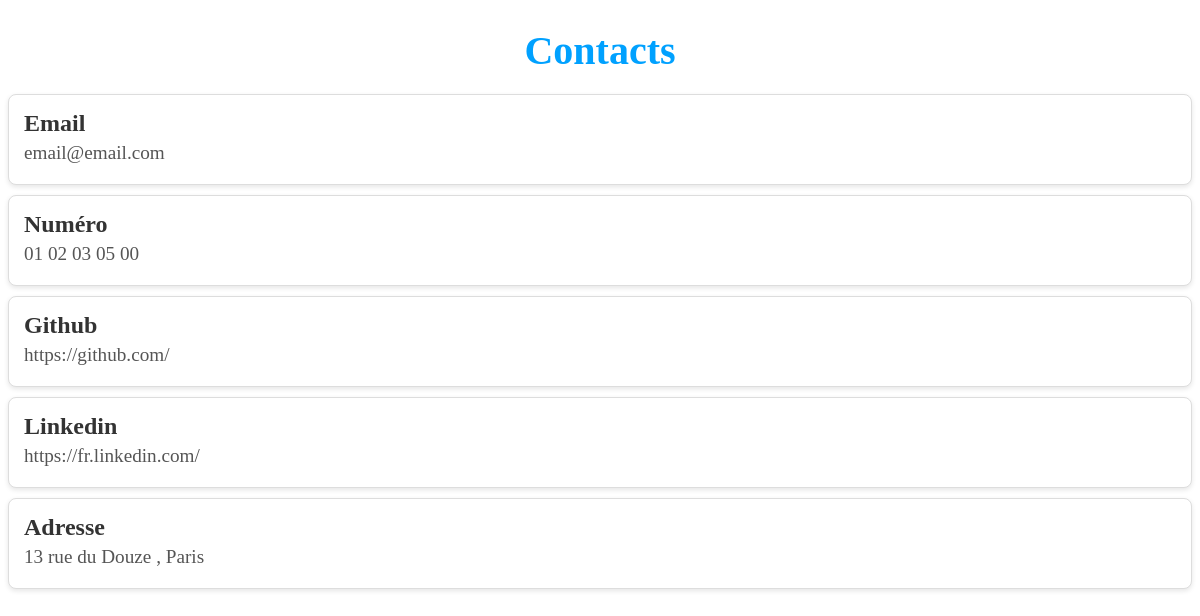
/contacts.php, run on the app's committed database.
### tables this page shows
CREATE TABLE `personne_info` (
  `id` int(255) NOT NULL,
  `nom` varchar(25) NOT NULL,
  `prenom` varchar(25) NOT NULL,
  `nationalite` varchar(25) NOT NULL,
  `numero` varchar(25) NOT NULL,
  `email` varchar(25) NOT NULL,
  `linkedin` varchar(250) NOT NULL,
  `adresse` varchar(250) NOT NULL,
  `github` varchar(250) NOT NULL,
  `profil` text NOT NULL,
  `date_naissance` varchar(15) NOT NULL,
  `couleur_cv` text NOT NULL,
  `logo_site` text NOT NULL,
  `diplome_profil` text NOT NULL
);

### contacts.php (the view, shortened to what this page needs)
<!DOCTYPE html>
<html lang="fr">
<?php
    $nom_serv = "localhost";
    $username = "root";
    $mdp = "";
    $nom_bdd = "site_cv";
    $conn = new mysqli($nom_serv, $username, $mdp, $nom_bdd);
    $id = 1;
    $sql = "SELECT * FROM personne_info WHERE id = $id";
    $result = $conn->query($sql);
    $row = $result->fetch_assoc();
    $numero = $row['numero'];
    $email = $row['email'];
    $linkedin = $row['linkedin'];
    $adresse = $row['adresse'];
    $github = $row['github'];
?>
<head>
</head>
<body>
    <h1>Contacts</h1>
    <div class="categorie">
        <h2>Email</h2>
        <p><?php echo $email; ?></p>
    </div>
    <div class="categorie">
        <h2>Numéro</h2>
        <p><?php echo $numero; ?></p>
    </div>
    <div class="categorie">
        <h2>Github</h2>
        <p><?php echo $github; ?></p>
    </div>
    <div class="categorie">
        <h2>Linkedin</h2>
        <p><?php echo $linkedin; ?></p>
    </div>
    <div class="categorie">
        <h2>Adresse</h2>
        <p><?php echo $adresse; ?></p>
    </div>
</body>
</html>

### data on the page
personne_info: email "email@email.com", numero "01 02 03 05 00", github "https://github.com/", linkedin "https://fr.linkedin.com/", adresse "13 rue du Douze , Paris"
